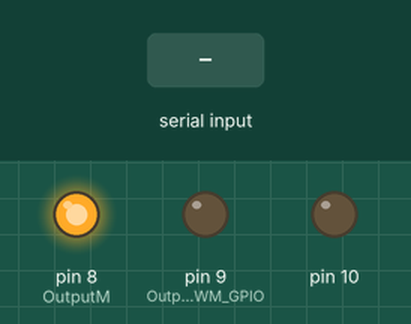
Simulated run of this sketch. Board: Arduino Uno, built with avr-gcc and run on an emulated ATmega328P. Parts: output pins drawn as LEDs (lit = HIGH). The inputs (shaded band) are chosen by the test bench. What the sketch prints to the serial monitor is not drawn.

Above: at 3.2 s.
3.3 s: "<90,45>" received over Serial
At 3.9 s:
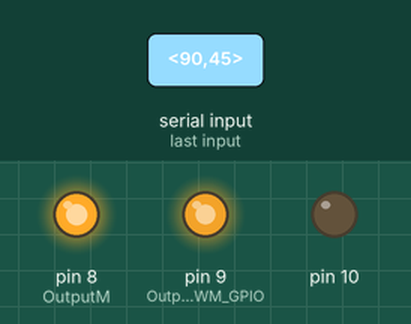
4.8 s: "<30,150>" received over Serial
At 6.0 s:
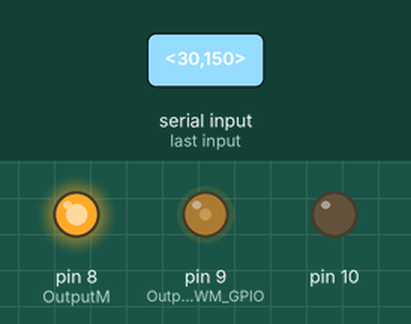
6.3 s: "<9>" received over Serial
At 7.3 s:
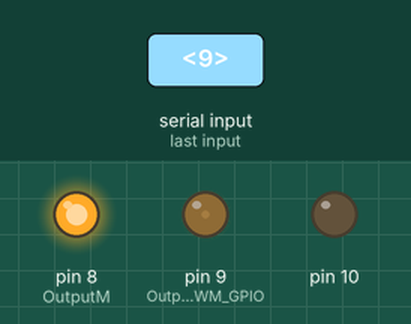
7.8 s: "<90>" received over Serial
At 8.5 s:
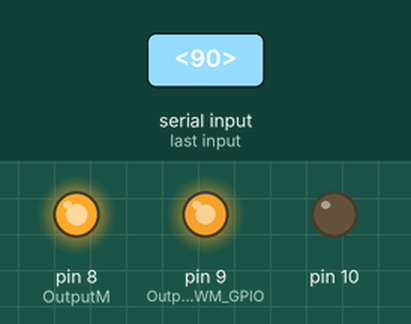
Timing chart, 0 to 10.3 s (numbered marks = the images above; inputs shaded):
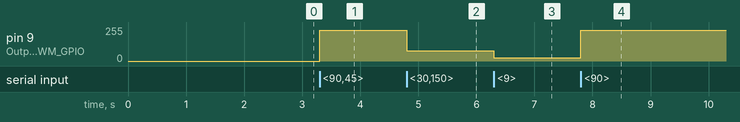

The sketch:

TDCidentPWMvsF.ino
```cpp
#define pwmRes 12
#define pwmMax 4095
//#define pwmMax 255
#define OutputPWM_GPIO 9
#define OutputM 8

int sensorPin = A0;    // select the input pin for the potentiometer
int sensorValue = 0;  // variable to store the value coming from the sensor
double angulo=-12;
double amplitudMaxAnalogo=753;
double valorAn0=70+amplitudMaxAnalogo;
double valorPiso=650;
double valorTecho=289+amplitudMaxAnalogo;
//double amplitudMaxAnalogo=1023;

long Ts = 2; // Sample time in ms
long previousMillis = 0;  // For main loop function


float Ref = 0; // System Reference - Temperature [°C]
float directCmd = 50.0; // Direct Control Output - FOR OPENLOOP or FEEDFORWARD - Transistor Collector Current [mA]
float Cmd = 0.0; // Control Output

unsigned int pwmDuty = 0; // Control Output (Converted to PWM Duty Cycle)


double pwm=0.5;

// Advanced Serial Input Variables
const byte numChars = 32;
char receivedChars[numChars];
boolean newData = false;


void control(void){
  // Measurement, Control, Output Command Signal, Serial Data Communication

  unsigned long currentMillis = millis(); // Update current time from the beginning

  if (currentMillis - previousMillis >= Ts ) {
    previousMillis = currentMillis;


    pwmDuty = int((Ref/100)*pwmMax);

    analogWriteADJ(OutputPWM_GPIO, pwmDuty);

    Serial.print("PWM:");
    Serial.println(Ref);

  }


// Advanced Serial Input Functions
  recvWithStartEndMarkers();
  if (newData == true) {
    parseData();
    newData = false;
  }

}


void setup() {
  Serial.begin(115200);

  pinMode(OutputPWM_GPIO, OUTPUT);  //In1
  pinMode(OutputM, OUTPUT);
  digitalWrite(OutputM, LOW);
  digitalWrite(7, LOW);
  digitalWrite(8, HIGH);
  setupPWMadj();
  analogWriteADJ(OutputPWM_GPIO, pwmDuty);


  delay(2000); // Wait 2.5 [s] to open Serial Monitor/Plotter

}

void loop() {
  // read the value from the sensor:
  control();
}


void setupPWMadj() {
  DDRB |= _BV(PB1) | _BV(PB2);        /* set pins as outputs */
  TCCR1A = _BV(COM1A1) | _BV(COM1B1)  /* non-inverting PWM */
      | _BV(WGM11);                   /* mode 14: fast PWM, TOP=ICR1 */
  TCCR1B = _BV(WGM13) | _BV(WGM12)
      | _BV(CS10);                    /* no prescaling */
  ICR1 = 0x0fff;                      /* TOP counter value - SETS RESOLUTION/FREQUENCY */
}


void analogWriteADJ(uint8_t pin, uint16_t val){
  switch (pin) {
    case  9: OCR1A = val; break;
    case 10: OCR1B = val; break;
    }
}

void recvWithStartEndMarkers() {
    static boolean recvInProgress = false;
    static byte ndx = 0;
    char startMarker = '<'; // Serial input must start with this character
    char endMarker = '>'; // Serial input must end with this character
    char rc;

    while (Serial.available() > 0 && newData == false) {
        rc = Serial.read();

        if (recvInProgress == true) {
            if (rc != endMarker) {
                receivedChars[ndx] = rc;
                ndx++;
                if (ndx >= numChars) {
                    ndx = numChars - 1;
                }
            }
            else {
                receivedChars[ndx] = '\0'; // terminate the string
                recvInProgress = false;
                ndx = 0;
                newData = true;
            }
        }

        else if (rc == startMarker) {
            recvInProgress = true;
        }
    }
}


void parseData() {      // split the data into its parts
    Ref = atof(receivedChars);     // convert serial input to a float and update System Reference value with that value
}
```

Measured:
- after the input at 3.3 s, pin 9 (OutputPWM_GPIO): 0/255 → 229/255 at once
- after the input at 4.8 s, pin 9 (OutputPWM_GPIO): 229/255 → 76/255 at once
- after the input at 6.3 s, pin 9 (OutputPWM_GPIO): 76/255 → 23/255 at once
- after the input at 7.8 s, pin 9 (OutputPWM_GPIO): 23/255 → 229/255 at once
